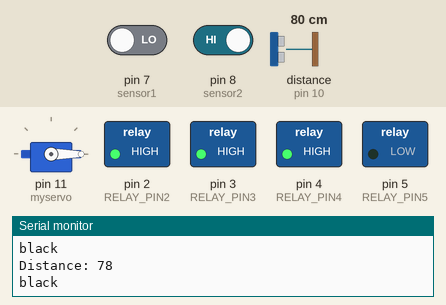
Simulated run of this sketch. Board: Arduino Uno, built with avr-gcc and run on an emulated ATmega328P. On the bench: servo, switched loads named in the sketch (green lamp = pin HIGH), the last lines printed to the serial monitor. Wiring (inferred from the names in the program): ultrasonic range finder: trigger pin 9; echo pin 10. The test bench sets the inputs (shaded band); at power-on: distance to the obstacle (sensor on pin 10) 80 cm, pin 8 (sensor2) HIGH, pin 7 (sensor1) LOW. The echo pulse lasts 58.3 µs per cm; pins used as bus, display or sensor lines are not drawn.

Above: at 1.2 s.
1.3 s: distance to the obstacle (sensor on pin 10) set to 6 cm
4.3 s: distance to the obstacle (sensor on pin 10) set to 3 cm
At 6.3 s:
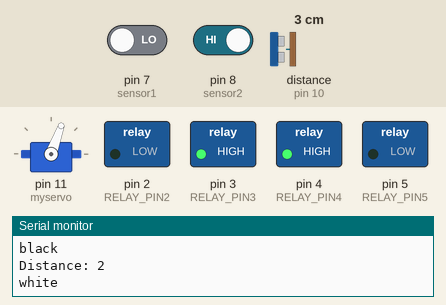
6.8 s: pin 8 (sensor2) driven LOW
At 7.9 s:
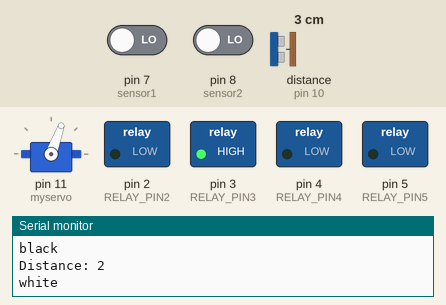
8.8 s: pin 7 (sensor1) driven HIGH
At 10.6 s:
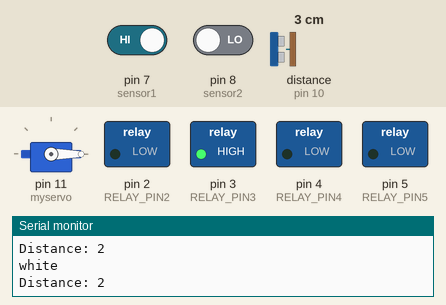
Timing chart, 0 to 12.8 s (numbered marks = the images above; inputs shaded):
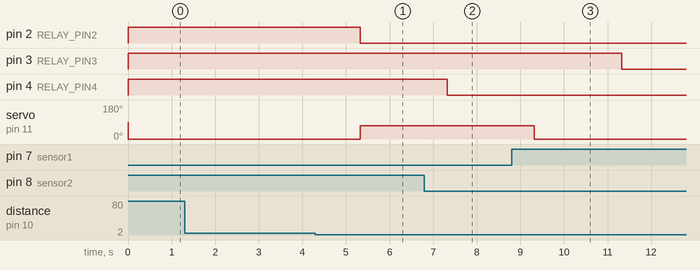

Measured:
- the behaviour switches between 5 and 4 cm on distance to the obstacle (sensor on pin 10) (found by bisection; images 0 and 1)
- after the input at 4.3 s, pin 2 (RELAY_PIN2): HIGH → LOW after 1.0 s; servo on pin 11 (myservo): 0° → 70° after 1.0 s
- after the input at 6.8 s, pin 4 (RELAY_PIN4): HIGH → LOW after 0.52 s
- after the input at 8.8 s, pin 3 (RELAY_PIN3): HIGH → LOW after 2.5 s; servo on pin 11 (myservo): 70° → 0° after 0.52 s

The sketch:

modulerConveyerbelt.ino
```cpp
#include <Servo.h>
Servo myservo;  // Create servo object to control a servo

// Relay pins
const int RELAY_PIN2 = 2;
const int RELAY_PIN3 = 3;
const int RELAY_PIN4 = 4;
const int RELAY_PIN5 = 5;

// Sensor pins
#define sensor1 7
#define sensor2 8

// Ultrasonic sensor pins
const int trigPin = 9;
const int echoPin = 10;

long duration;
int distance;

void setup() {
  // Initialize pins
  pinMode(RELAY_PIN2, OUTPUT);
  pinMode(RELAY_PIN3, OUTPUT);
  pinMode(RELAY_PIN4, OUTPUT);
  pinMode(RELAY_PIN5, OUTPUT);
  pinMode(sensor1, INPUT);
  pinMode(sensor2, INPUT);

  // Initialize servo
  myservo.attach(11);
  myservo.write(90);

  // Initialize ultrasonic sensor pins
  pinMode(trigPin, OUTPUT);
  pinMode(echoPin, INPUT);

  // Start serial communication
  Serial.begin(9600);
}

void loop() {
  // Ultrasonic sensor distance measurement
  digitalWrite(trigPin, LOW);
  delayMicroseconds(2);
  digitalWrite(trigPin, HIGH);
  delayMicroseconds(10);
  digitalWrite(trigPin, LOW);
  duration = pulseIn(echoPin, HIGH);
  distance = duration * 0.034 / 2;
  Serial.print("Distance: ");
  Serial.println(distance);

  // Check if distance is within certain range and sensor1 is active
  if (distance <= 3 && digitalRead(sensor1) == HIGH) {
    //check to see what product is being put on the conveyer belts to sort it accordingly
    //the servo control the devider
    myservo.write(0);
    digitalWrite(RELAY_PIN2, LOW);
    delay(2000);
    digitalWrite(RELAY_PIN3, LOW);
    delay(5000);
  }
  // Check if distance is within certain range and sensor1 is inactive
  else if (distance <= 3 && digitalRead(sensor1) == LOW) {
    // devider swich on to direct product to a different pick up box
    delay(1000);
    myservo.write(70);
    digitalWrite(RELAY_PIN3, HIGH);
    digitalWrite(RELAY_PIN2, LOW);
    Serial.println("white");
    delay(2000);
  }
  else {
    //keep the devider at its original position
    digitalWrite(RELAY_PIN2, HIGH);
    digitalWrite(RELAY_PIN3, HIGH);
    myservo.write(0);
    Serial.println("black");
  }

  // Check if sensor2 is active
  if (digitalRead(sensor2) == LOW) {
    // Turn on relay to run the conveyerbelts
    digitalWrite(RELAY_PIN4, LOW);
    delay(2000);
  } else {
    // Turn off when the food reach its destination
    digitalWrite(RELAY_PIN4, HIGH);
  }
}
```
